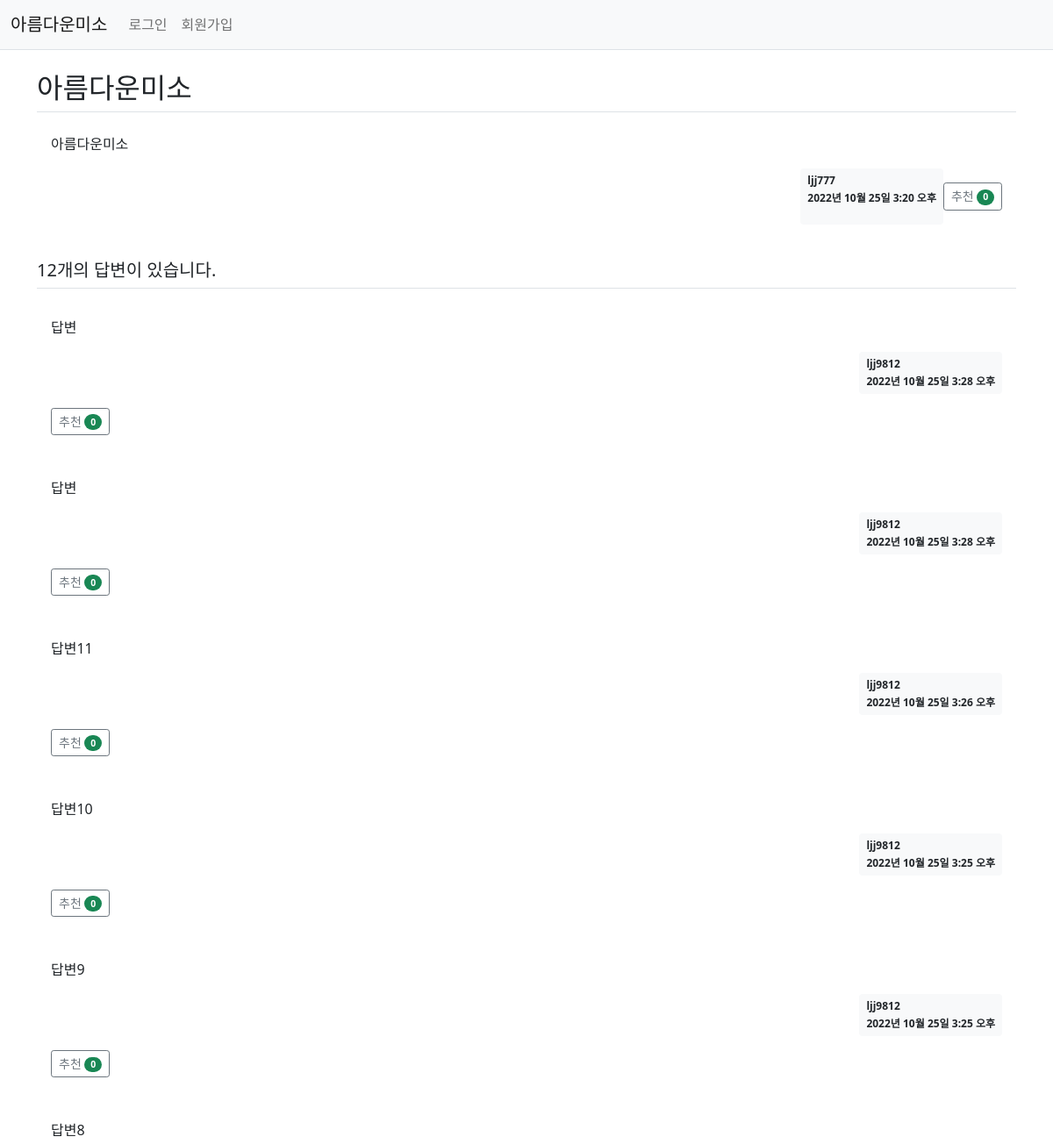
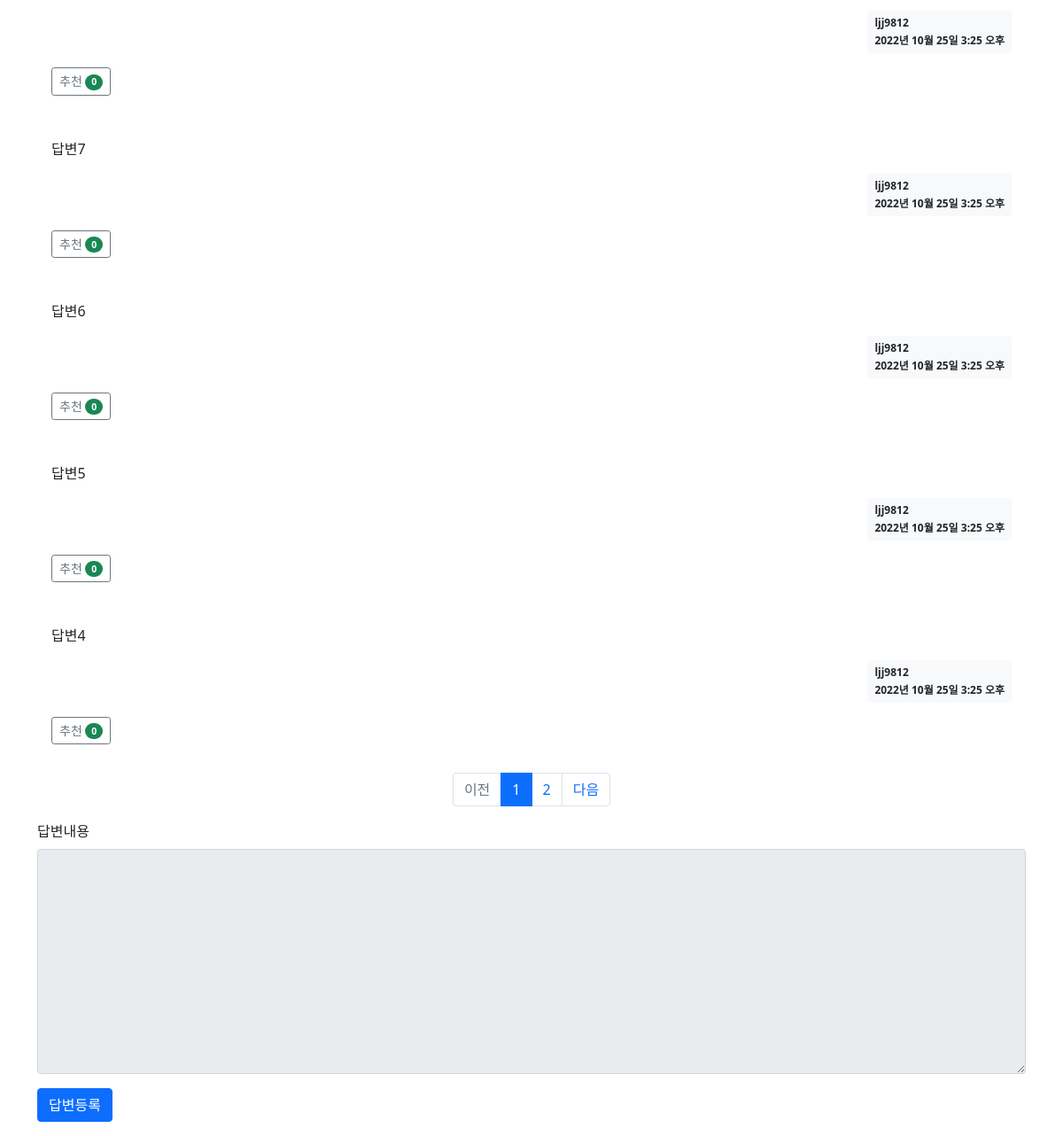
Screenshot of /pybo/29/ with the database file from the repository (2 pictures, top to bottom).
### pybo/models.py (models this page shows, shortened)
class Question(models.Model):
    author = models.ForeignKey(User, on_delete=models.CASCADE, related_name='author_question')
    subject = models.CharField(max_length=200)
    content = models.TextField()
    create_date = models.DateTimeField()
    modify_date = models.DateTimeField(null=True, blank=True)
    voter = models.ManyToManyField(User, related_name='voter_question')  # 추천인 추가

class Answer(models.Model):
    author = models.ForeignKey(User, on_delete=models.CASCADE, related_name='author_answer')
    question = models.ForeignKey(Question, on_delete=models.CASCADE)
    content = models.TextField()
    create_date = models.DateTimeField()
    modify_date = models.DateTimeField(null=True, blank=True)
    voter = models.ManyToManyField(User, related_name='voter_answer')

### pybo/views/base_views.py (the view)
def detail(request, question_id):
    page = request.GET.get('page', '1')  # 페이지
    answer_list = Answer.objects.filter(question=question_id).order_by('-create_date')
    paginator = Paginator(answer_list, 10)  # 페이지당 10개씩 보여주기
    page_obj = paginator.get_page(page)
    question = get_object_or_404(Question, pk=question_id)
    context = {'question': question, 'answer_list': page_obj, 'page': page}
    return render(request, 'pybo/question_detail.html', context)

### pybo/templatetags/pybo_filter.py (called while the page is built)
@register.filter
def mark(value):
    extensions = ["nl2br", "fenced_code"]
    return mark_safe(markdown.markdown(value, extensions=extensions))

### templates/pybo/question_detail.html (shortened to what this page needs)
{% extends 'base.html' %}
{% load pybo_filter %}
{% block content %}
<div class="container my-3">
    <h2 class="border-bottom py-2">{{ question.subject }}</h2>
    <div class="card-body">
        <div class="card-text">{{ question.content|mark }}</div>
        <div class="d-flex justify-content-end">
            <div class="badge bg-light text-dark p-2 text-start">
                <div class="mb-2">{{ question.author.username }}</div>
                <div>{{ question.create_date }}</div>
            </div>
            <div class="my-3">
                <a href="javascript:void(0)" data-uri="{% url 'pybo:question_vote' question.id  %}"
                    class="recommend btn btn-sm btn-outline-secondary"> 추천
                    <span class="badge rounded-pill bg-success">{{question.voter.count}}</span>
                </a>
            </div>
        </div>
    </div>
    <h5 class="border-bottom my-3 py-2">{{question.answer_set.count}}개의 답변이 있습니다.</h5>
    {% for answer in answer_list %}
    <div class="card-body">
        <div class="card-text">{{ answer.content|mark }}</div>
        <div class="d-flex justify-content-end">
            <div class="badge bg-light text-dark p-2 text-start">
                <div class="mb-2">{{ answer.author.username }}</div>
                <div>{{ answer.create_date }}</div>
            </div>
        </div>
        <div class="my-3">
            <a href="javascript:void(0)" data-uri="{% url 'pybo:answer_vote' answer.id  %}"
               class="recommend btn btn-sm btn-outline-secondary"> 추천
                <span class="badge rounded-pill bg-success">{{answer.voter.count}}</span>
            </a>
        </div>
    </div>
    {% endfor %}
    <ul class="pagination justify-content-center">
        {% if answer_list.has_previous %}
        <li class="page-item">
            <a class="page-link" data-page="{{ answer_list.previous_page_number }}"
           href="javascript:void(0)">이전</a>
        </li>
        {% else %}
        <li class="page-item disabled">
            <a class="page-link" tabindex="-1" aria-disabled="true" href="#">이전</a>
        </li>
        {% endif %}
        {% for page_number in answer_list.paginator.page_range %}
        {% if page_number >= answer_list.number|add:-5 and page_number <= answer_list.number|add:5 %}
        {% if page_number == answer_list.number %}
        <li class="page-item active" aria-current="page">
            <a class="page-link" data-page="{{ page_number }}"
           href="javascript:void(0)">{{ page_number }}</a>
        </li>
        {% else %}
        <li class="page-item">
            <a class="page-link" data-page="{{ page_number }}"
           href="javascript:void(0)">{{ page_number }}</a>
        </li>
        {% endif %}
        {% endif %}
        {% endfor %}
        {% if answer_list.has_next %}
        <li class="page-item">
            <a class="page-link" data-page="{{ answer_list.next_page_number }}"
           href="javascript:void(0)">다음</a>
        </li>
        {% else %}
        <li class="page-item disabled">
            <a class="page-link" tabindex="-1" aria-disabled="true" href="#">다음</a>
        </li>
        {% endif %}
    </ul>
    <form action="{% url 'pybo:answer_create' question.id %}" method="post" class="my-3">
        <div class="mb-3">
            <label for="content" class="form-label">답변내용</label>
            <textarea {% if not user.is_authenticated %}disabled{% endif %}
                      name="content" id="content" class="form-control" rows="10"></textarea>
        </div>
        <input type="submit" value="답변등록" class="btn btn-primary">
    </form>
</div>
{% endblock %}

### rows the page displays
Question: subject "아름다운미소", content|mark "아름다운미소", author.username "ljj777", create_date "2022년 10월 25일 3:20 오후", voter.count "0", answer_set.count "12"
Answer: content|mark "답변", author.username "ljj9812", create_date "2022년 10월 25일 3:28 오후", voter.count "0"
Answer: content|mark "답변", author.username "ljj9812", create_date "2022년 10월 25일 3:28 오후", voter.count "0"
Answer: content|mark "답변11", author.username "ljj9812", create_date "2022년 10월 25일 3:26 오후", voter.count "0"
Answer: content|mark "답변10", author.username "ljj9812", create_date "2022년 10월 25일 3:25 오후", voter.count "0"
Answer: content|mark "답변9", author.username "ljj9812", create_date "2022년 10월 25일 3:25 오후", voter.count "0"
Answer: content|mark "답변8", author.username "ljj9812", create_date "2022년 10월 25일 3:25 오후", voter.count "0"
Answer: content|mark "답변7", author.username "ljj9812", create_date "2022년 10월 25일 3:25 오후", voter.count "0"
Answer: content|mark "답변6", author.username "ljj9812", create_date "2022년 10월 25일 3:25 오후", voter.count "0"
Answer: content|mark "답변5", author.username "ljj9812", create_date "2022년 10월 25일 3:25 오후", voter.count "0"
Answer: content|mark "답변4", author.username "ljj9812", create_date "2022년 10월 25일 3:25 오후", voter.count "0"

### other values shown
{{ page_number }} "1"
{{ page_number }} "2"
